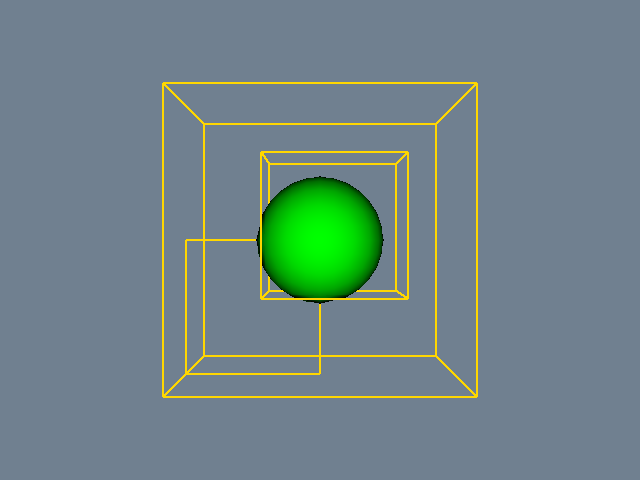

Generate this figure with Python:
#!/usr/bin/env python

# Build a two-level overlapping AMR dataset with a Gaussian pulse scalar
# field, write it to the VTKHDF file format using vtkHDFWriter, read it
# back with vtkHDFReader, and render the block outlines and iso-surface.

import math
import tempfile
from pathlib import Path

# Factory overrides: importing these modules registers the OpenGL rendering
# and interaction style implementations for vtkRenderingCore factory classes.
import vtkmodules.vtkInteractionStyle  # noqa: F401
import vtkmodules.vtkRenderingOpenGL2  # noqa: F401
# VTK pipeline classes used in this example
from vtkmodules.vtkCommonCore import vtkFloatArray
from vtkmodules.vtkCommonDataModel import (
    vtkAMRBox,
    vtkOverlappingAMR,
    vtkUniformGrid,
)
from vtkmodules.vtkFiltersCore import vtkContourFilter
from vtkmodules.vtkFiltersGeometry import vtkCompositeDataGeometryFilter
from vtkmodules.vtkFiltersModeling import vtkOutlineFilter
from vtkmodules.vtkIOHDF import vtkHDFReader, vtkHDFWriter
from vtkmodules.vtkRenderingCore import (
    vtkActor,
    vtkPolyDataMapper,
    vtkRenderWindow,
    vtkRenderWindowInteractor,
    vtkRenderer,
)

# Colors (normalized RGB)
gold_rgb = (1.000, 0.843, 0.000)
peach_puff_rgb = (1.000, 0.855, 0.725)
slate_gray_background_rgb = (0.439, 0.502, 0.565)

# Output path: write to a temporary directory
output_path = str(Path(tempfile.mkdtemp()) / "amr_gaussian_pulse.vtkhdf")

# Gaussian pulse centered at (5, 5, 5) with standard deviation 2
center = (5.0, 5.0, 5.0)
sigma = 2.0


def gaussian_pulse(x, y, z):
    """Evaluate a 3D Gaussian pulse."""
    dx, dy, dz = x - center[0], y - center[1], z - center[2]
    return math.exp(-(dx * dx + dy * dy + dz * dz) / (2.0 * sigma * sigma))


def fill_scalars(grid, origin, spacing, dims):
    """Compute Gaussian pulse values at every point of a uniform grid."""
    scalars = vtkFloatArray()
    scalars.SetName("Gaussian-Pulse")
    scalars.SetNumberOfTuples(dims[0] * dims[1] * dims[2])
    idx = 0
    for k in range(dims[2]):
        for j in range(dims[1]):
            for i in range(dims[0]):
                x = origin[0] + spacing[0] * i
                y = origin[1] + spacing[1] * j
                z = origin[2] + spacing[2] * k
                scalars.SetValue(idx, gaussian_pulse(x, y, z))
                idx += 1
    grid.GetPointData().SetScalars(scalars)


# AMR: two-level overlapping adaptive mesh refinement
# Level 0: one coarse block covering [0, 10]^3
# Level 1: two refined blocks around the pulse center
amr = vtkOverlappingAMR()
amr.Initialize([1, 2])

dims = [11, 11, 11]

# Level 0, Block 0: coarse grid, spacing 1.0
ug0 = vtkUniformGrid()
ug0.SetOrigin(0.0, 0.0, 0.0)
ug0.SetSpacing(1.0, 1.0, 1.0)
ug0.SetDimensions(dims)
fill_scalars(ug0, (0.0, 0.0, 0.0), (1.0, 1.0, 1.0), dims)
box0 = vtkAMRBox()
amr.SetAMRBox(0, 0, box0)
amr.SetDataSet(0, 0, ug0)

# Level 1, Block 0: refined grid at origin, spacing 0.5
ug1 = vtkUniformGrid()
ug1.SetOrigin(0.0, 0.0, 0.0)
ug1.SetSpacing(0.5, 0.5, 0.5)
ug1.SetDimensions(dims)
fill_scalars(ug1, (0.0, 0.0, 0.0), (0.5, 0.5, 0.5), dims)
box1 = vtkAMRBox()
amr.SetAMRBox(1, 0, box1)
amr.SetDataSet(1, 0, ug1)

# Level 1, Block 1: refined grid at (3, 3, 3), spacing 0.5
ug2 = vtkUniformGrid()
ug2.SetOrigin(3.0, 3.0, 3.0)
ug2.SetSpacing(0.5, 0.5, 0.5)
ug2.SetDimensions(dims)
fill_scalars(ug2, (3.0, 3.0, 3.0), (0.5, 0.5, 0.5), dims)
box2 = vtkAMRBox()
amr.SetAMRBox(1, 1, box2)
amr.SetDataSet(1, 1, ug2)
amr.SetRefinementRatio(0, 2)

# Write: save the AMR dataset to a VTKHDF file
writer = vtkHDFWriter()
writer.SetInputData(amr)
writer.SetFileName(output_path)
writer.SetOverwrite(True)
writer.Write()
print(f"Wrote {output_path}")

# Read: load the VTKHDF file back to verify the round-trip
reader = vtkHDFReader()
reader.SetFileName(output_path)
reader.Update()
print(f"Read back: {reader.GetOutput().GetClassName()}")

# Outline: show block bounding boxes of the original AMR data
outline = vtkOutlineFilter()
outline.SetInputData(amr)

outline_mapper = vtkPolyDataMapper()
outline_mapper.SetInputConnection(outline.GetOutputPort())

outline_actor = vtkActor()
outline_actor.SetMapper(outline_mapper)
outline_actor.GetProperty().SetColor(gold_rgb)
outline_actor.GetProperty().SetLineWidth(2)

# Contour: extract an iso-surface at the half-maximum of the Gaussian pulse
contour = vtkContourFilter()
contour.SetInputData(amr)
contour.SetNumberOfContours(1)
contour.SetValue(0, 0.5)

contour_geometry = vtkCompositeDataGeometryFilter()
contour_geometry.SetInputConnection(contour.GetOutputPort())

contour_mapper = vtkPolyDataMapper()
contour_mapper.SetInputConnection(contour_geometry.GetOutputPort())
contour_mapper.SetScalarRange(0.0, 1.0)

contour_actor = vtkActor()
contour_actor.SetMapper(contour_mapper)

# Renderer: assemble the scene
renderer = vtkRenderer()
renderer.AddActor(outline_actor)
renderer.AddActor(contour_actor)
renderer.SetBackground(slate_gray_background_rgb)

# Window: display the rendered scene
render_window = vtkRenderWindow()
render_window.AddRenderer(renderer)
render_window.SetWindowName("write amr vtk hdf")
render_window.SetMultiSamples(0)
render_window.SetSize(640, 480)

# Interactor: handle mouse and keyboard events
render_window_interactor = vtkRenderWindowInteractor()
render_window_interactor.SetRenderWindow(render_window)

# Scene: configure the camera
renderer.ResetCamera()

render_window_interactor.Initialize()
render_window_interactor.Start()
